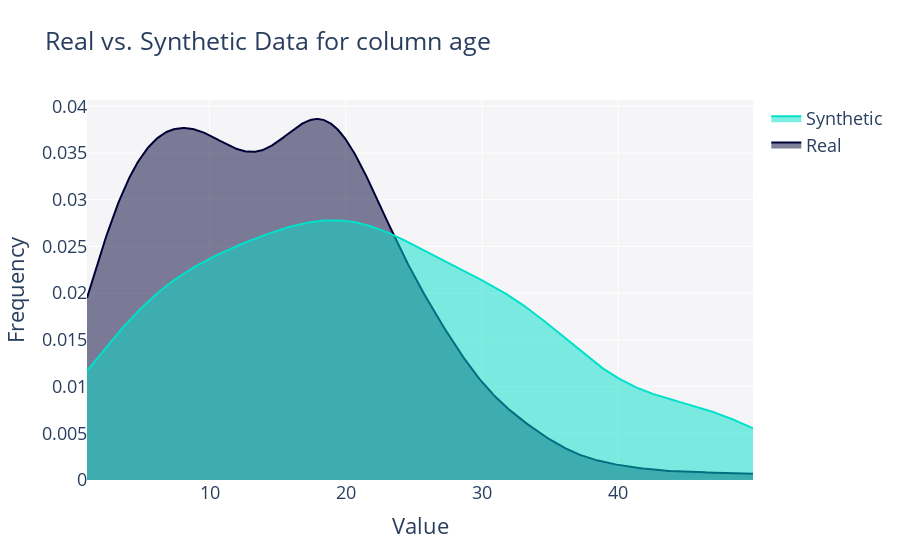
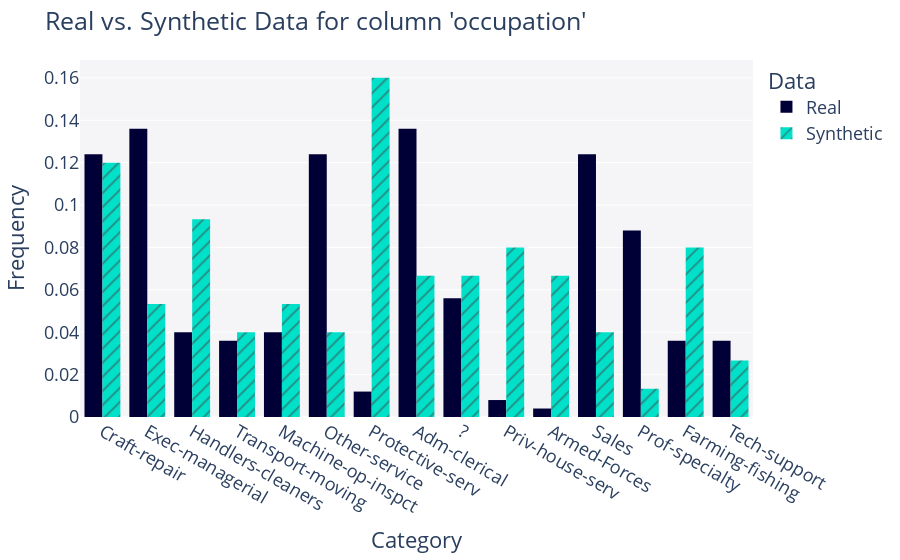

Notebook code for these charts, in order:
### Markdown cell above
## Data Analysis - DP-CTGAN

### Code cell
synthevaluator.run_data_diagnosis(train_df, dp_ctgan_df)
utility = synthevaluator.run_utility(train_df, dp_ctgan_df)
for column in train_df:
    print(utility[column])
synthevaluator.run_column_diagnosis(train_df, dp_ctgan_df, 'age')
synthevaluator.run_column_diagnosis(train_df, dp_ctgan_df, 'occupation')

### Figure 1 — Plotly figure (JSON) as saved in the notebook; plotly's stock layout.template omitted (floating-point values rounded to 4 significant figures; data arrays with more than 128 entries replaced by an {"elided": "..."} marker saying what was removed)
{"data": [{"fill": "tozeroy", "hovertemplate": "<b>Real</b><br>Value: %{x}<br>Frequency: %{y}<extra></extra>", "legendgroup": "Real", "marker": {"color": "#000036"}, "mode": "lines", "name": "Real", "showlegend": true, "type": "scatter", "x": {"elided": "500 float values"}, "xaxis": "x", "y": {"elided": "500 float values"}, "yaxis": "y"}, {"fill": "tozeroy", "hovertemplate": "<b>Synthetic</b><br>Value: %{x}<br>Frequency: %{y}<extra></extra>", "legendgroup": "Synthetic", "marker": {"color": "#01E0C9"}, "mode": "lines", "name": "Synthetic", "showlegend": true, "type": "scatter", "x": {"elided": "500 float values"}, "xaxis": "x", "y": {"elided": "500 float values"}, "yaxis": "y"}], "layout": {"barmode": "overlay", "font": {"size": 18}, "hovermode": "closest", "legend": {"traceorder": "reversed"}, "plot_bgcolor": "#F5F5F8", "title": {"text": "Real vs. Synthetic Data for column age"}, "xaxis": {"anchor": "y2", "domain": [0, 1], "title": {"text": "Value"}, "zeroline": false}, "yaxis": {"anchor": "free", "domain": [0, 1], "position": 0, "title": {"text": "Frequency"}}}}

### Figure 2 — Plotly figure (JSON) as saved in the notebook; plotly's stock layout.template omitted (floating-point values rounded to 4 significant figures; data arrays with more than 128 entries replaced by an {"elided": "..."} marker saying what was removed)
{"data": [{"alignmentgroup": "True", "bingroup": "x", "histnorm": "probability density", "hovertemplate": "<b>Real</b><br>Frequency: %{y}<extra></extra>", "legendgroup": "Real", "marker": {"color": "#000036", "pattern": {"shape": ""}}, "name": "Real", "offsetgroup": "Real", "orientation": "v", "showlegend": true, "type": "histogram", "x": {"elided": "250 str values"}, "xaxis": "x", "yaxis": "y"}, {"alignmentgroup": "True", "bingroup": "x", "histnorm": "probability density", "hovertemplate": "<b>Synthetic</b><br>Frequency: %{y}<extra></extra>", "legendgroup": "Synthetic", "marker": {"color": "#01E0C9", "pattern": {"shape": "/"}}, "name": "Synthetic", "offsetgroup": "Synthetic", "orientation": "v", "showlegend": true, "type": "histogram", "x": ["Other-service", "Priv-house-serv", "Other-service", "Handlers-cleaners", "Handlers-cleaners", "Handlers-cleaners", "Protective-serv", "?", "Other-service", "Armed-Forces", "Exec-managerial", "Handlers-cleaners", "Exec-managerial", "Adm-clerical", "Farming-fishing", "Transport-moving", "Armed-Forces", "?", "Handlers-cleaners", "Transport-moving", "Protective-serv", "Exec-managerial", "Priv-house-serv", "Farming-fishing", "Tech-support", "Farming-fishing", "Craft-repair", "Armed-Forces", "?", "Protective-serv", "Priv-house-serv", "Farming-fishing", "Protective-serv", "Protective-serv", "Adm-clerical", "Farming-fishing", "?", "Machine-op-inspct", "?", "Machine-op-inspct", "Sales", "Craft-repair", "Craft-repair", "Craft-repair", "Tech-support", "Adm-clerical", "Protective-serv", "Exec-managerial", "Protective-serv", "Craft-repair", "Craft-repair", "Machine-op-inspct", "Priv-house-serv", "Craft-repair", "Priv-house-serv", "Handlers-cleaners", "Machine-op-inspct", "Craft-repair", "Handlers-cleaners", "Craft-repair", "Sales", "Farming-fishing", "Protective-serv", "Adm-clerical", "Sales", "Armed-Forces", "Prof-specialty", "Protective-serv", "Transport-moving", "Protective-serv", "Armed-Forces", "Protective-serv", "Adm-clerical", "Priv-house-serv", "Protective-serv"], "xaxis": "x", "yaxis": "y"}], "layout": {"barmode": "group", "font": {"size": 18}, "legend": {"title": {"text": "Data"}, "tracegroupgap": 0}, "margin": {"t": 60}, "plot_bgcolor": "#F5F5F8", "title": {"text": "Real vs. Synthetic Data for column 'occupation'"}, "xaxis": {"anchor": "y", "domain": [0, 1], "title": {"text": "Category"}}, "yaxis": {"anchor": "x", "domain": [0, 1], "title": {"text": "Frequency"}}}}
